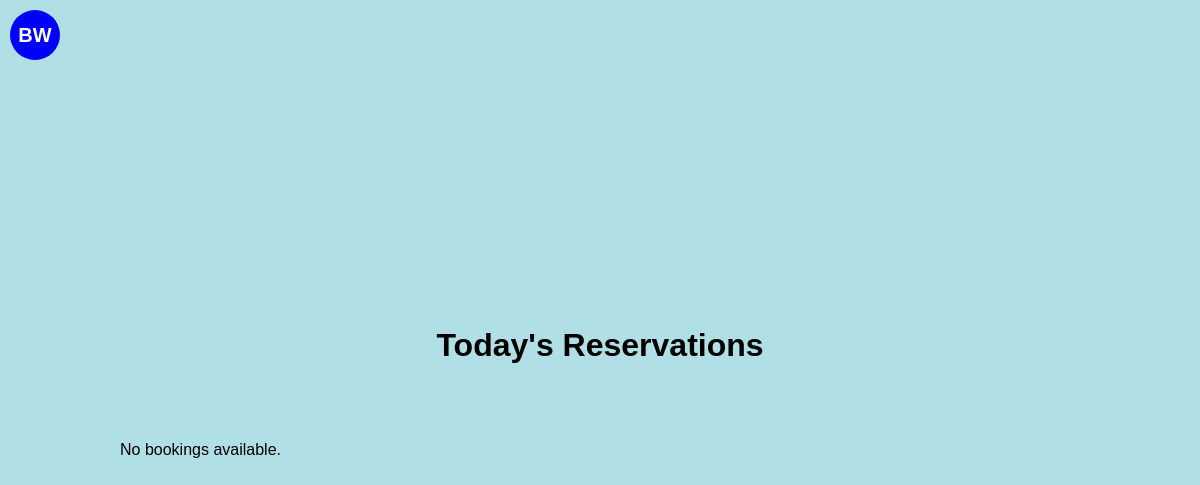
Before: / with the older database file.
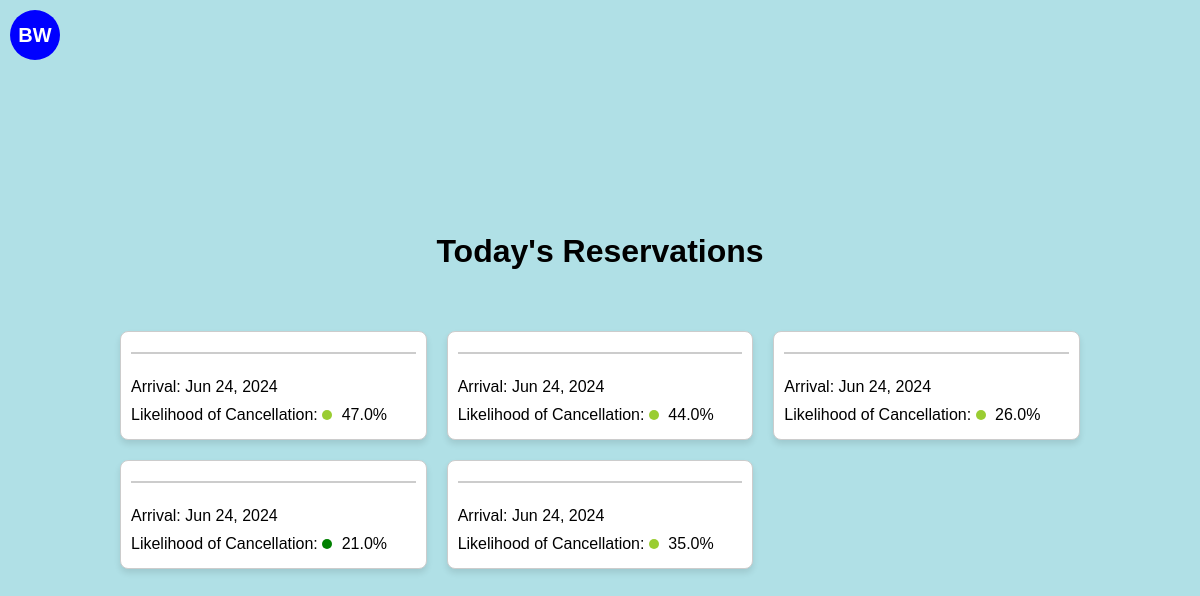
After: the same page with the newer database file.
### cancellationPredictor/models.py (models this page shows, shortened)
class Booking(models.Model):
    month_of_booking = models.IntegerField()
    day_of_booking = models.IntegerField()
    weekday_of_booking = models.IntegerField()
    month_of_arrival = models.IntegerField()
    day_of_arrival = models.IntegerField()
    weekday_of_arrival = models.IntegerField()
    num_of_nights = models.IntegerField()
    is_repeated_guest = models.BooleanField()
    previous_stays = models.IntegerField()
    previous_cancellations = models.IntegerField()
    booking_to_arrival_duration = models.IntegerField()
    rate = models.DecimalField(max_digits=10, decimal_places=2)  # Assuming 'Rate' needs to handle decimals
    override = models.DecimalField(max_digits=10, decimal_places=2)  # Assuming 'Override' is a monetary value
    probability = models.DecimalField(max_digits=10, decimal_places=6)  # Storing probabilities with precision
    prediction = models.BooleanField()  # Assuming prediction is a binary outcome (True/False)
    guest_name = models.TextField()  # Adjust max_length as needed
    date_booking_made = models.DateField()
    scheduled_arrival = models.DateField()

### cancellationPredictor/views.py (the view)
# urls.py: path('', BookingListView.as_view(), name='booking-list'),
class BookingListView(ListView):
    model = Booking
    template_name = 'cancellationPredictor/booking_list.html'
    context_object_name = 'bookings'
    def get_queryset(self):
        today = timezone.localdate()
        today_arrivals = Booking.objects.filter(scheduled_arrival=today)
        fake = Faker()  # Create a Faker generator instance
        for booking in today_arrivals:
            booking.guest_name = fake.name()
        return today_arrivals

### cancellationPredictor/templatetags/custom_filters.py (called while the page is built)
@register.filter(name='multiply')
def multiply(value, arg):
    try:
        return float(value) * float(arg)
    except (ValueError, TypeError):
        return ''  # You might choose to handle the error differently.

### templates/cancellationPredictor/booking_list.html (shortened to what this page needs)
{% load custom_filters %}
<!DOCTYPE html>
<html>
<head>
</head>
<body>
    <div id="logo">BW</div>
    <h1>Today's Reservations</h1>
    <div class="grid-container">
        {% for booking in bookings %}
        <div class="card">
            <h3>{{ booking.guest_name }}</h3>
            <p>Arrival: {{ booking.scheduled_arrival|date:"M d, Y" }}</p>
            <p>Likelihood of Cancellation:
                <span class="probability-circle" style="background-color:
                    {% if booking.probability|multiply:100 < 25 %}
                        green
                    {% elif booking.probability|multiply:100 < 50 %}
                        yellowgreen
                    {% elif booking.probability|multiply:100 < 75 %}
                        yellow
                    {% else %}
                        red
                    {% endif %};
                "></span>
                {{ booking.probability|floatformat:2|multiply:100 }}%
            </p>
        </div>
        {% empty %}
        <p>No bookings available.</p>
        {% endfor %}
    </div>
</body>
</html>

### templates/cancellationPredictor/booking_list.html (style rules this page uses)
body { display: flex; flex-direction: column; align-items: center; justify-content: center; min-height: 100vh; margin: 0; font-family: Arial, sans-serif; background-color: #B0E0E6; }
#logo { position: absolute; top: 10px; left: 10px; width: 50px; height: 50px; background-color: #0000FF; border-radius: 50%; display: flex; justify-content: center; align-items: center; color: white; font-weight: bold; font-size: 20px; }
.grid-container { display: grid; grid-template-columns: repeat(auto-fill, minmax(250px, 1fr)); grid-gap: 20px; padding: 20px; width: 80%; max-width: 1000px; margin-top: 20px; }
.card { background-color: #FFFFFF; border: 1px solid #ccc; border-radius: 8px; box-shadow: 0 4px 6px rgba(0,0,0,0.1); padding: 10px; display: flex; flex-direction: column; justify-content: space-between; }
.card h3 { margin-top: 0; color: #333; border-bottom: 2px solid #ccc; padding-bottom: 10px; }
.card p { margin: 5px 0; }
.probability-circle { height: 10px; width: 10px; border-radius: 50%; display: inline-block; margin-right: 5px; }

Changed rows visible on the page:
added Booking: scheduled_arrival "Jun 24, 2024", probability|multiply "47.0"
added Booking: scheduled_arrival "Jun 24, 2024", probability|multiply "44.0"
added Booking: scheduled_arrival "Jun 24, 2024", probability|multiply "26.0"
added Booking: scheduled_arrival "Jun 24, 2024", probability|multiply "21.0"
added Booking: scheduled_arrival "Jun 24, 2024", probability|multiply "35.0"
Other visible differences:
text no longer shown: "No bookings available."
